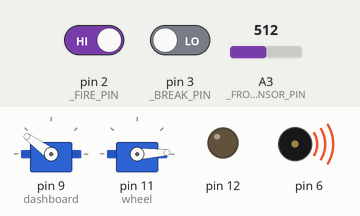
This sketch was run on a simulated Arduino Uno, built with avr-gcc and run on an emulated ATmega328P. Shown: 2 × servo, output pins drawn as LEDs (lit = HIGH), buzzer (waves = sounding). The test bench sets the inputs (shaded band); at power-on: pin 3 (_BREAK_PIN) LOW, A3 (_FRONT_DISTANCE_SENSOR_PIN) = 512, pin 2 (_FIRE_PIN) HIGH.

Above: at 1.2 s.
1.3 s: pin 3 (_BREAK_PIN) driven HIGH
At 1.62 s:
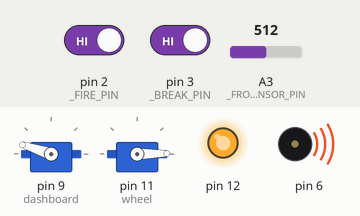
At 2.2 s:
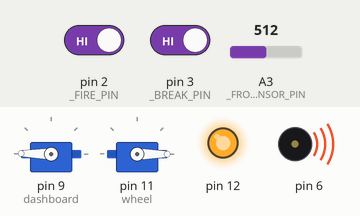
3.3 s: A3 (_FRONT_DISTANCE_SENSOR_PIN) set to 106
4.8 s: A3 (_FRONT_DISTANCE_SENSOR_PIN) set to 88
7.8 s: pin 3 (_BREAK_PIN) driven LOW
At 8.37 s:
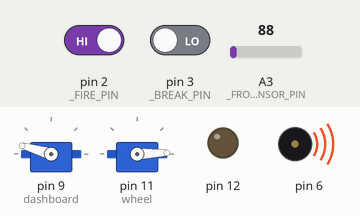
10.8 s: pin 2 (_FIRE_PIN) driven LOW
13.8 s: A3 (_FRONT_DISTANCE_SENSOR_PIN) set to 110
At 14.4 s:
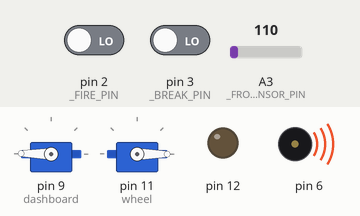
Timing chart, 0 to 16.3 s (numbered marks = the images above; inputs shaded):
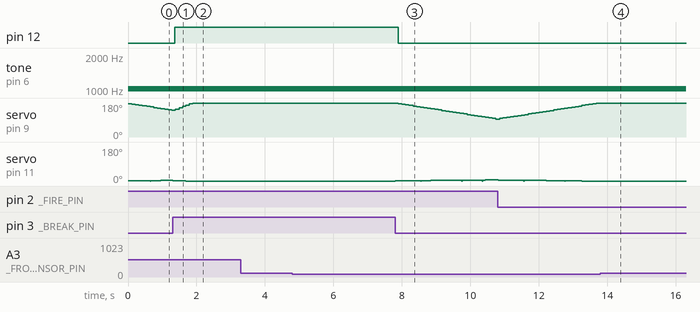

The sketch:

Fablab-201013.ino
```cpp
#define _FRONT_DISTANCE_SENSOR_PIN A3
#define _DIRECTION_INPUT A0
#define _FIRE_PIN 2
#define _BREAK_PIN 3
#define _BREAK_LED 12
#define _DASHBOARD_POINTER 9
#define _SOUND_SPEAKER 6
#define _WHEELL 11
#include <Servo.h>
Servo dashboard;
Servo wheel;
int _speed = 0;
int _angle = 0;
void setup() {
  dashboard.attach(9);
  wheel.attach(11);
  pinMode(A3, INPUT );
  pinMode(A0, INPUT );
  pinMode(2,  INPUT );
  pinMode(3,  INPUT );
  pinMode(12, OUTPUT);
  pinMode(6,  OUTPUT);
  pinMode(9,  OUTPUT);
  pinMode(11, OUTPUT);
  //Serial.begin(115200);
}

void loop() {
  digitalWrite(12, digitalRead(3));
  _speed+=digitalRead(2)*6-3-digitalRead(3)*10;
  if(_speed < 1) {_speed = 1;}
  if(_speed > 179) {_speed = 179;}
  dashboard.write(180-_speed);
  tone(6, 1022, 100 * (int)(analogRead(A3)<100));
  int inverse = -1;
  for(int i=0; i<50;++i) {
    wheel.write(digitalRead(2)-digitalRead(3)+(int)(inverse*_speed/15));
    inverse *= -1; delay(2);
  }
}
```

Measured:
- after the input at 1.3 s, pin 12: LOW → HIGH after 0.07 s
- after the input at 3.3 s, every drawn part: stays the same
- after the input at 7.8 s, pin 12: HIGH → LOW after 0.09 s; servo on pin 9 (dashboard): moves from 179° to 95° over 2.9 s, starting after 0.09 s
- after the input at 13.8 s, tone on pin 6: stays 1022 Hz (without the input it goes to silent after 2.5 s)
